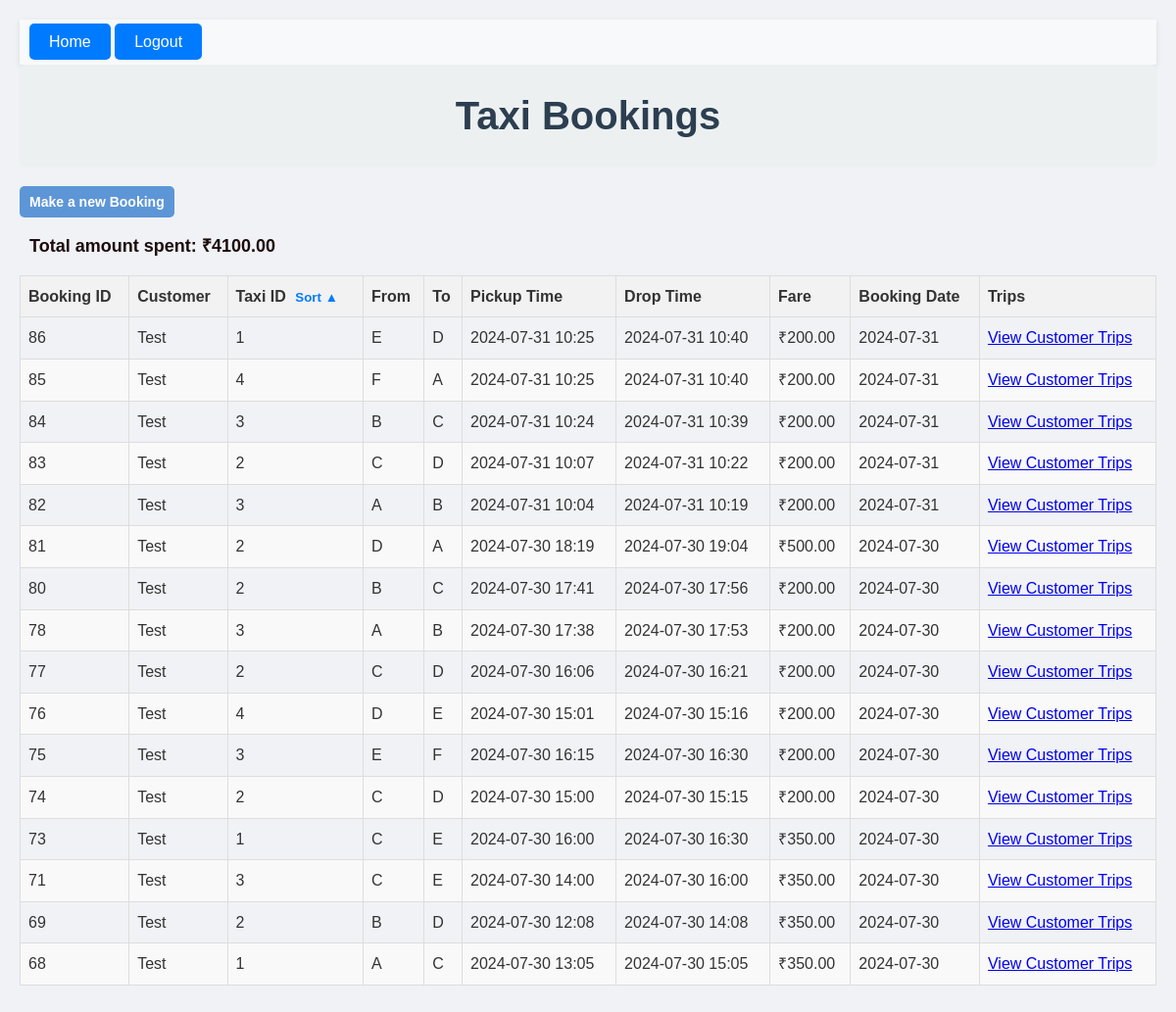
Page /taxis/ (signed in) on the earlier database version.
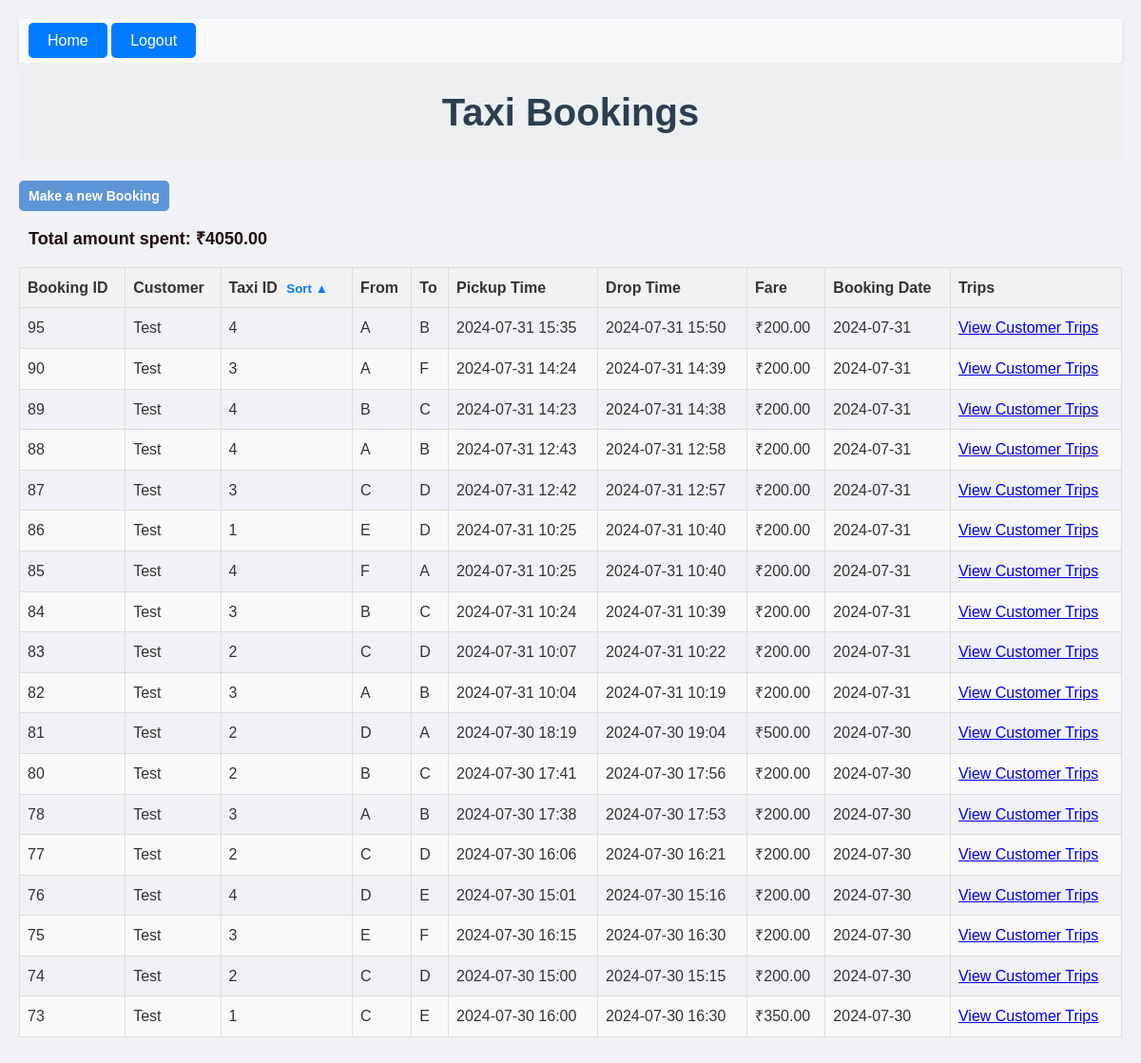
Same page on the later database version.
### bookings/models.py (models this page shows, shortened)
class Booking(models.Model):
    booking_id = models.AutoField(primary_key=True)
    taxi = models.ForeignKey(Taxi, on_delete=models.CASCADE)
    customer = models.ForeignKey(Customer, on_delete=models.CASCADE)
    pickup_point = models.CharField(max_length=1, choices=[('A', 'A'), ('B', 'B'), ('C', 'C'), ('D', 'D'), ('E', 'E'), ('F', 'F')])
    drop_point = models.CharField(max_length=1, choices=[('A', 'A'), ('B', 'B'), ('C', 'C'), ('D', 'D'), ('E', 'E'), ('F', 'F')])
    pickup_time = models.DateTimeField()
    drop_time = models.DateTimeField(default=None, null=True, blank=True)
    booking_time = models.TimeField(auto_now_add=True)
    booking_date = models.DateField(auto_now_add=True)
    fare_amount = models.DecimalField(max_digits=10, decimal_places=2,default=0)

class Customer(models.Model):
    user = models.OneToOneField(User, null=True, blank=True, on_delete=models.SET_NULL)
    customer_id = models.AutoField(primary_key=True)
    customer_name = models.CharField(max_length=255)

class Taxi(models.Model):
    taxi_id = models.AutoField(primary_key=True)
    driver = models.OneToOneField(User, on_delete=models.SET_NULL, null=True, related_name='assigned_taxi')
    current_location = models.CharField(max_length=1, choices=[('A', 'A'), ('B', 'B'), ('C', 'C'), ('D', 'D'), ('E', 'E'), ('F', 'F')],default='A')
    earnings = models.DecimalField(max_digits=10, decimal_places=2, default=0.0)
    location_index = models.IntegerField(default=0)

### bookings/views.py (the view, shortened to what this page needs)
# urls.py: path('taxis/', views.display_bookings, name='display_taxi_details'),
@login_required
def display_bookings(request):
    if request.user.groups.filter(name='Driver').exists():
        return redirect('driver_dashboard')
    if hasattr(request.user, 'customer'):
        bookings = Booking.objects.filter(customer=request.user.customer).order_by('-booking_date', '-booking_time')
        total_spent = sum(booking.fare_amount for booking in bookings)
    elif request.user.is_superuser:
        bookings = Booking.objects.all().order_by('-booking_date', '-booking_time')
        total_spent = 0
    else:
        messages.error(request,"You dont have access to anything")
        return redirect('index')
    sort_order = request.POST.get('sort_order', 'asc')
    context = {
        'bookings': bookings,
        'sort_order': sort_order,
        'is_admin': request.user.is_superuser,
        'is_customer': hasattr(request.user, 'customer'),
        'total_spent': total_spent
    }
    return render(request, 'display_taxi_details.html', context)

### bookings/templates/display_taxi_details.html (shortened to what this page needs)
{% extends 'base.html' %}
{% block content %}
<body class="taxi-bookings-body">
    <h1 class="taxi-bookings-header">Taxi Bookings</h1>
    <a href="{% url 'book_taxi' %}" class="back-btn">Make a new Booking</a>
    {% if bookings %}
       {% if is_customer %}
       <p class="total-spent">Total amount spent: ₹{{total_spent}}</p>
       {% endif %}
        <form method="post" action="{% url 'display_taxi_details' %}">
            <table class="taxi-bookings-table">
                <thead>
                    <tr>
                        <th>Booking ID</th>
                        <th>Customer</th>
                        <th>
                            Taxi ID
                            <button type="submit" name="sort_by_taxi_id">
                                Sort
                             {% if sort_order == 'asc' %}▲{% else %}▼{% endif %}
                            </button>
                        </th>
                        <th>From</th>
                        <th>To</th>
                        <th>Pickup Time</th>
                        <th>Drop Time</th>
                        <th>Fare</th>
                        <th>Booking Date</th>
                        <th>Trips</th>
                    </tr>
                </thead>
                <tbody>
                    {% for booking in bookings %}
                <tr>
                     <td>{{ booking.booking_id }}</td>
                     <td>{{ booking.customer.customer_name }}</td>
                     <td>{{ booking.taxi.taxi_id }}</td>
                     <td>{{ booking.pickup_point }}</td>
                     <td>{{ booking.drop_point }}</td>
                     <td>{{ booking.pickup_time|date:"Y-m-d H:i" }}</td>
                     <td>{{ booking.drop_time|date:"Y-m-d H:i" }}</td>
                     <td>₹{{ booking.fare_amount }}</td>
                     <td>{{ booking.booking_date|date:"Y-m-d" }}</td>
                     <td>
                     {% if user.customer == booking.customer %}
                     <a href="{% url 'view_customer_trips' booking.customer.customer_id %}">View Customer Trips</a>
                     {% endif %}
                     </td>
                </tr>
                {% endfor %}
                </tbody>
            </table>
        </form>
    {% else %}
        <p>No bookings found.</p>
    {% endif %}
</body>
{% endblock %}

### bookings/templates/base.html (shortened to what this page needs)
<!DOCTYPE html>
<html>
<head>
    {% load static %}
    <link rel="stylesheet" href="{% static 'styles.css' %}">
</head>
<body>
    <div class="navbar">
        <a href="{% url 'index' %}" class="home-button">Home</a>
        {% if request.user.is_authenticated %}
            <a href="{% url 'logout' %}" class="logout-button">Logout</a>
        {% endif %}
    </div>
    {% block content %}
    {% endblock %}
</body>
</html>

### bookings/static/styles.css (style rules this page uses)
table { width: 100%; border-collapse: collapse; }
th, td { border: 1px solid #ddd; padding: 8px; text-align: left; }
th { background-color: #f2f2f2; }
tr:nth-child(even) { background-color: #f9f9f9; }
.taxi-bookings-body { font-family: 'Segoe UI', Tahoma, Geneva, Verdana, sans-serif; background-color: #f0f2f5; max-width: 1200px; margin: 0 auto; padding: 20px; color: #333; }
.taxi-bookings-header { color: #2c3e50; text-align: center; margin-bottom: 20px; }
.taxi-bookings-table { width: 100%; border-collapse: collapse; margin-bottom: 20px; }
.taxi-bookings-table th, .taxi-bookings-table td { border: 1px solid #ddd; padding: 8px; text-align: left; }
.taxi-bookings-table th { background-color: #f2f2f2; font-weight: bold; }
.taxi-bookings-table tr:nth-child(even) { background-color: #f9f9f9; }
* { margin: 0; padding: 0; box-sizing: border-box; font-family: Arial, sans-serif; }
body { background-color: #f0f0f0; color: #333; line-height: 1.6; padding: 20px; }
h1 { font-size: 2.5em; color: #2c3e50; background-color: #ecf0f1; padding: 20px; text-align: center; border-radius: 5px; margin-bottom: 30px; }
p { font-size: 1.1em; margin-bottom: 10px; }
.taxi-bookings-table th button { background: none; border: none; cursor: pointer; font-weight: bold; color: #007bff; padding: 0 5px; }
.navbar { background-color: #f8f9fa; padding: 10px; box-shadow: 0 2px 5px rgba(0, 0, 0, 0.1); }
.home-button { background-color: #007bff; color: white; padding: 10px 20px; text-decoration: none; border-radius: 5px; transition: background-color 0.3s; }
.back-btn { display: inline-block; padding: 5px 10px; background-color: #5d96d7; color: white; text-decoration: none; border-radius: 5px; font-size: 14px; font-weight: bold; transition: background-color 0.3s ease; }
.logout-button { background-color: #007bff; color: white; padding: 10px 20px; text-decoration: none; border-radius: 5px; transition: background-color 0.3s; }
.total-spent { display: inline-block; padding: 5px 10px; color: rgb(29, 12, 12); text-decoration: none; font-size: 18px; font-weight: bold; }

Differences in the rows shown:
removed Booking: booking_id "71", customer.customer_name "Test", taxi.taxi_id "3", pickup_point "C", drop_point "E", pickup_time "2024-07-30 14:00", drop_time "2024-07-30 16:00", fare_amount "350.00", booking_date "2024-07-30", shows "View Customer Trips"
removed Booking: booking_id "69", customer.customer_name "Test", taxi.taxi_id "2", pickup_point "B", drop_point "D", pickup_time "2024-07-30 12:08", drop_time "2024-07-30 14:08", fare_amount "350.00", booking_date "2024-07-30", shows "View Customer Trips"
removed Booking: booking_id "68", customer.customer_name "Test", taxi.taxi_id "1", pickup_point "A", drop_point "C", pickup_time "2024-07-30 13:05", drop_time "2024-07-30 15:05", fare_amount "350.00", booking_date "2024-07-30", shows "View Customer Trips"
added Booking: booking_id "95", customer.customer_name "Test", taxi.taxi_id "4", pickup_point "A", drop_point "B", pickup_time "2024-07-31 15:35", drop_time "2024-07-31 15:50", fare_amount "200.00", booking_date "2024-07-31", shows "View Customer Trips"
added Booking: booking_id "90", customer.customer_name "Test", taxi.taxi_id "3", pickup_point "A", drop_point "F", pickup_time "2024-07-31 14:24", drop_time "2024-07-31 14:39", fare_amount "200.00", booking_date "2024-07-31", shows "View Customer Trips"
added Booking: booking_id "89", customer.customer_name "Test", taxi.taxi_id "4", pickup_point "B", drop_point "C", pickup_time "2024-07-31 14:23", drop_time "2024-07-31 14:38", fare_amount "200.00", booking_date "2024-07-31", shows "View Customer Trips"
added Booking: booking_id "88", customer.customer_name "Test", taxi.taxi_id "4", pickup_point "A", drop_point "B", pickup_time "2024-07-31 12:43", drop_time "2024-07-31 12:58", fare_amount "200.00", booking_date "2024-07-31", shows "View Customer Trips"
added Booking: booking_id "87", customer.customer_name "Test", taxi.taxi_id "3", pickup_point "C", drop_point "D", pickup_time "2024-07-31 12:42", drop_time "2024-07-31 12:57", fare_amount "200.00", booking_date "2024-07-31", shows "View Customer Trips"
Other differences:
{{ total_spent }}: "4100.00" → "4050.00"
